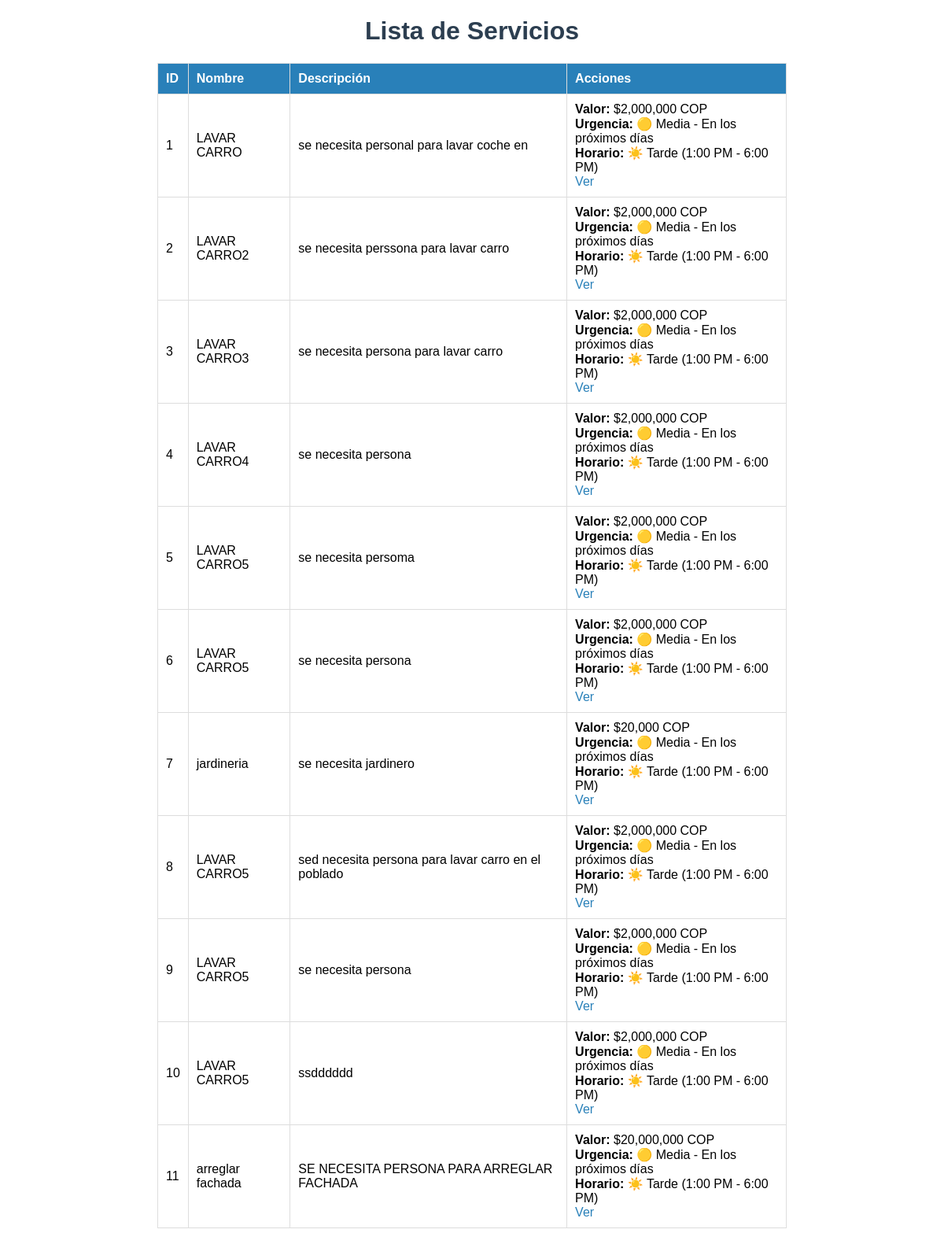
The app's page /servicios/ with its own data.
### landing/models.py (models this page shows, shortened)
class Servicio(models.Model):
    CATEGORIAS = [
        ('Plomería', 'Plomería'),
        ('Electricidad', 'Electricidad'),
        ('Jardinería', 'Jardinería'),
        ('Limpieza', 'Limpieza'),
        ('Carpintería', 'Carpintería'),
        ('Pintura', 'Pintura'),
        ('Albañilería', 'Albañilería'),
        ('Mecánica', 'Mecánica'),
        ('Tecnología', 'Tecnología'),
        ('Otro', 'Otro'),
    ]
    TIPOS_PAGO = [
        ('Efectivo', 'Efectivo'),
        ('Transferencia', 'Transferencia bancaria'),
        ('Nequi', 'Nequi'),
        ('Daviplata', 'Daviplata'),
        ('Otro', 'Otro método'),
    ]
    ESTADOS = [
        ('pendiente', 'Pendiente'),
        ('en_progreso', 'En progreso'),
        ('completado', 'Completado'),
    ]
    URGENCIAS = [
        ('baja', 'Baja - Puede esperar'),
        ('media', 'Media - En los próximos días'),
        ('alta', 'Alta - Lo antes posible'),
    ]
    HORARIOS = [
        ('manana', 'Mañana (8:00 AM - 12:00 PM)'),
        ('tarde', 'Tarde (1:00 PM - 6:00 PM)'),
        ('noche', 'Noche (6:00 PM - 9:00 PM)'),
        ('flexible', 'Horario flexible'),
    ]
    titulo = models.CharField(max_length=100)
    descripcion = models.TextField()
    categoria = models.CharField(max_length=50, choices=CATEGORIAS)
    publicado_por = models.ForeignKey(User, on_delete=models.CASCADE, related_name='servicios_publicados')
    fecha_servicio = models.DateField()
    colaborador_asignado = models.ForeignKey(User, null=True, blank=True, on_delete=models.SET_NULL, related_name='servicios_asignados')
    tipo_pago = models.CharField(max_length=20, choices=TIPOS_PAGO)
    valor = models.DecimalField(max_digits=10, decimal_places=2)
    ubicacion = models.CharField(max_length=200)
    estado = models.CharField(max_length=20, choices=ESTADOS, default='pendiente')
    urgencia = models.CharField(max_length=20, choices=URGENCIAS, default='media')
    horario_preferido = models.CharField(max_length=20, choices=HORARIOS, default='tarde')
    fecha_publicacion = models.DateTimeField(default=timezone.now)
    def get_valor_formateado(self):
        return f"${self.valor:,.0f} COP"
    def get_urgencia_icon(self):
        icons = {
            'baja': '🟢',
            'media': '🟡',
            'alta': '🔴'
        }
        return icons.get(self.urgencia, '⚪')
    def get_horario_icon(self):
        icons = {
            'manana': '🌅',
            'tarde': '☀️',
            'noche': '🌙',
            'flexible': '🕐'
        }
        return icons.get(self.horario_preferido, '🕐')

### landing/views.py (the view)
# urls.py: path('servicios/', views.lista_servicios, name='lista_servicios'),
def lista_servicios(request):
    servicios = Servicio.objects.all()
    return render(request, 'landing/lista_servicios.html', {'servicios': servicios})

### landing/context_processors.py (called while the page is built)
def notificaciones(request):
    if request.user.is_authenticated:
        notificaciones_no_leidas = Notificacion.objects.filter(usuario=request.user, leida=False)
        return {'notificaciones_no_leidas': notificaciones_no_leidas}
    return {}

### landing/templates/landing/lista_servicios.html (shortened to what this page needs)
<!DOCTYPE html>
<html lang="es">
<head>
</head>
<body>
    <h1>Lista de Servicios</h1>
    {% if servicios %}
        <table>
            <thead>
                <tr>
                    <th>ID</th>
                    <th>Nombre</th>
                    <th>Descripción</th>
                    <th>Acciones</th>
                </tr>
            </thead>
            <tbody>
                {% for servicio in servicios %}
                <tr>
                    <td>{{ servicio.id }}</td>
                    <td>{{ servicio.titulo }}</td>
                    <td>{{ servicio.descripcion|truncatechars:60|default:"-" }}</td>
                    <td>
                        <strong>Valor:</strong> {{ servicio.get_valor_formateado }}<br>
                        <strong>Urgencia:</strong> {{ servicio.get_urgencia_icon }} {{ servicio.get_urgencia_display }}<br>
                        <strong>Horario:</strong> {{ servicio.get_horario_icon }} {{ servicio.get_horario_preferido_display }}<br>
                        <a href="{% url 'detalle_servicio' servicio.id %}">Ver</a>
                    </td>
                </tr>
                {% endfor %}
            </tbody>
        </table>
    {% else %}
        <p>No hay servicios disponibles.</p>
    {% endif %}
</body>
</html>

### landing/templates/landing/lista_servicios.html (style rules this page uses)
body { font-family: Arial, sans-serif; margin: 20px auto; max-width: 800px; }
h1 { text-align: center; color: #2c3e50; }
table { width: 100%; border-collapse: collapse; margin-top: 15px; }
th, td { border: 1px solid #ddd; padding: 10px; text-align: left; }
th { background-color: #2980b9; color: white; }
a { color: #2980b9; text-decoration: none; }

### records on screen
Servicio: id "1", titulo "LAVAR CARRO", descripcion "se necesita personal para lavar coche en", get_valor_formateado "$2,000,000 COP", get_urgencia_icon "🟡", urgencia "Media - En los próximos días", get_horario_icon "☀️", horario_preferido "Tarde (1:00 PM - 6:00 PM)"
Servicio: id "2", titulo "LAVAR CARRO2", descripcion "se necesita perssona para lavar carro", get_valor_formateado "$2,000,000 COP", get_urgencia_icon "🟡", urgencia "Media - En los próximos días", get_horario_icon "☀️", horario_preferido "Tarde (1:00 PM - 6:00 PM)"
Servicio: id "3", titulo "LAVAR CARRO3", descripcion "se necesita persona para lavar carro", get_valor_formateado "$2,000,000 COP", get_urgencia_icon "🟡", urgencia "Media - En los próximos días", get_horario_icon "☀️", horario_preferido "Tarde (1:00 PM - 6:00 PM)"
Servicio: id "4", titulo "LAVAR CARRO4", descripcion "se necesita persona", get_valor_formateado "$2,000,000 COP", get_urgencia_icon "🟡", urgencia "Media - En los próximos días", get_horario_icon "☀️", horario_preferido "Tarde (1:00 PM - 6:00 PM)"
Servicio: id "5", titulo "LAVAR CARRO5", descripcion "se necesita persoma", get_valor_formateado "$2,000,000 COP", get_urgencia_icon "🟡", urgencia "Media - En los próximos días", get_horario_icon "☀️", horario_preferido "Tarde (1:00 PM - 6:00 PM)"
Servicio: id "6", titulo "LAVAR CARRO5", descripcion "se necesita persona", get_valor_formateado "$2,000,000 COP", get_urgencia_icon "🟡", urgencia "Media - En los próximos días", get_horario_icon "☀️", horario_preferido "Tarde (1:00 PM - 6:00 PM)"
Servicio: id "7", titulo "jardineria", descripcion "se necesita jardinero", get_valor_formateado "$20,000 COP", get_urgencia_icon "🟡", urgencia "Media - En los próximos días", get_horario_icon "☀️", horario_preferido "Tarde (1:00 PM - 6:00 PM)"
Servicio: id "8", titulo "LAVAR CARRO5", descripcion "sed necesita persona para lavar carro en el poblado", get_valor_formateado "$2,000,000 COP", get_urgencia_icon "🟡", urgencia "Media - En los próximos días", get_horario_icon "☀️", horario_preferido "Tarde (1:00 PM - 6:00 PM)"
Servicio: id "9", titulo "LAVAR CARRO5", descripcion "se necesita persona", get_valor_formateado "$2,000,000 COP", get_urgencia_icon "🟡", urgencia "Media - En los próximos días", get_horario_icon "☀️", horario_preferido "Tarde (1:00 PM - 6:00 PM)"
Servicio: id "10", titulo "LAVAR CARRO5", descripcion "ssdddddd", get_valor_formateado "$2,000,000 COP", get_urgencia_icon "🟡", urgencia "Media - En los próximos días", get_horario_icon "☀️", horario_preferido "Tarde (1:00 PM - 6:00 PM)"
Servicio: id "11", titulo "arreglar fachada", descripcion "SE NECESITA PERSONA PARA ARREGLAR FACHADA", get_valor_formateado "$20,000,000 COP", get_urgencia_icon "🟡", urgencia "Media - En los próximos días", get_horario_icon "☀️", horario_preferido "Tarde (1:00 PM - 6:00 PM)"
